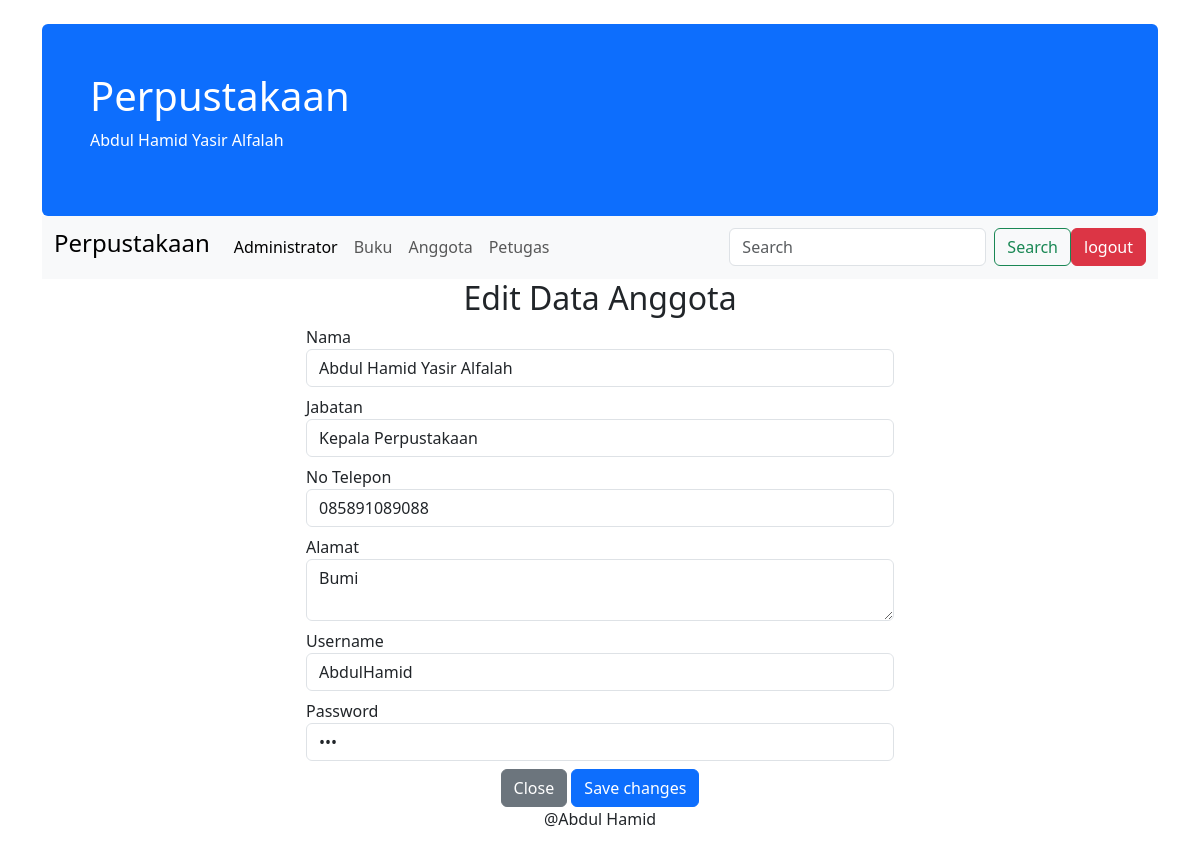
The app's page /admin.php?page=petugas-edit&edit&id=1 (signed in) with its own data.
### tables this page shows
CREATE TABLE `petugas` (
  `id_petugas` int(11) NOT NULL,
  `nama` varchar(50) NOT NULL,
  `jabatan` varchar(30) NOT NULL,
  `no_telp` varchar(13) NOT NULL,
  `alamat` text NOT NULL,
  `username` varchar(255) NOT NULL,
  `password` varchar(255) NOT NULL
);

### petugas-edit.php (the view, shortened to what this page needs)
<div class="row">
    <div class="col-3"></div>
    <div class="col-6">
        <center><h2>Edit Data Anggota</h2></center>
<?php
$id = $_GET['id'];
     $query = mysqli_query($koneksi,"SELECT * FROM petugas WHERE id_petugas = '$id'");
    foreach ($query as $row) {
?>
        <form action="?page=petugas-edit-proses" method="POST">
            <div class="form-group mt-2">
                <label for="">Nama</label>
                <input value="<?php echo $row['nama'] ?>" class="form-control" type="text" name="nama" placeholder="Nama Lengkap" required>
            </div>
            <div class="form-group mt-2">
                <label for="">Jabatan</label>
                <select class="form-control" name="jabatan" required="">
                    <option value=""><?php echo $row['jabatan'] ?></option>
                </select>
            </div>
            <div class="form-group mt-2">
                <label for="">No Telepon</label>
                <input value="<?php echo $row['no_telp'] ?>" class="form-control" type="text" name="no_telp">
            </div>
                <div class="form-group mt-2">
                    <label for="">Alamat</label>
                    <textarea name="alamat" class="form-control" placeholder="Alamat Lengkap"><?php echo $row['alamat'] ?></textarea>
                </div>
            <div class="form-group mt-2">
                <label for="">Username</label>
                <input value="<?php echo $row['username'] ?>" class="form-control" type="text" name="username">
            </div>
            <div class="form-group mt-2">
                <label for="">Password</label>
                <input value="<?php echo $row['password'] ?>" class="form-control" type="password" name="password">
            </div>
                <div class="form-group mt-2">
                <center>
                <button type="button" class="btn btn-secondary" data-bs-dismiss="modal">Close</button>
                <button type="submit" name="save" class="btn btn-primary">Save changes</button>
                </center>
                </div>
        </form>
<?php
    }
?>
</div>
<div class="col-3"></div>
</div>

### records on screen
petugas: nama "Abdul Hamid Yasir Alfalah", jabatan "Kepala Perpustakaan", no_telp "085891089088", alamat "Bumi", username "AbdulHamid"
